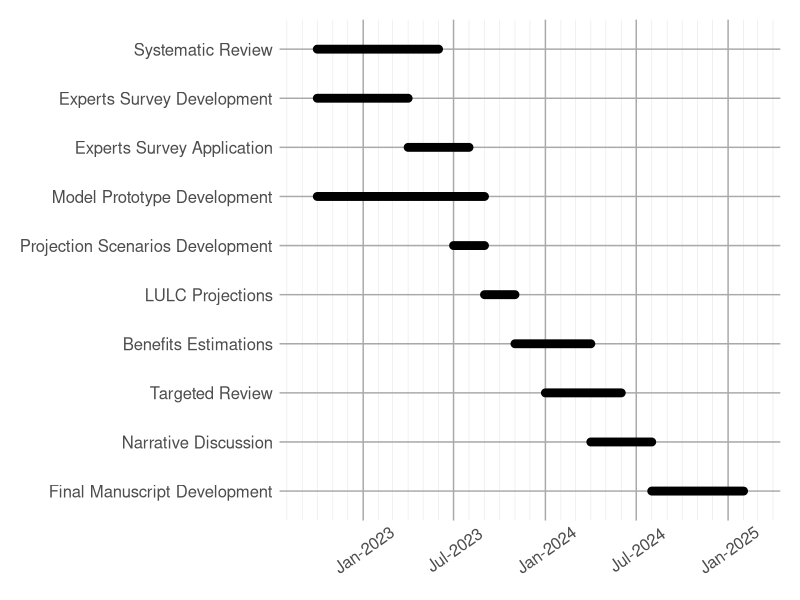

Generate this figure with R:
## ---- chunk 1
#| include: false

library(DiagrammeR)
library(lubridate)
library(tidyverse)

## ---- chunk 2
#| echo: false

grViz(
  "digraph {
  
  graph [layout = dot, 
         rankdir = TD, 
         nodesep = 2, 
         ranksep = 0.5,
         tooltip = ' ']
  
  node [shape = box,
        fontname = Helvetica,
        style = filled,
        fontcolor = '#343a40'
        fillcolor = '#f7f7f9'
        penwidth = 2.5,
        width = 3,
        height = 1.2,
        fontsize = 25,
        tooltip = ' ']

  edge [penwidth = 2.5, 
        arrowsize = 2,
        tooltip = ' ']

  a [label = 'Systematic \n Review', xlabel = '1']
  b [label = 'Experts Survey', xlabel = '1']
  c [label = 'ICLF overview \n data set', xlabel = '1']
  d [label = 'Projections \n Scenarios', xlabel = '2']
  e [label = 'LULC \n Projections', xlabel = '2']
  f [label = 'Benefits \n Estimations', xlabel = '2']
  g [label = 'Targeted \n Review', xlabel = '3']
  h [label = 'Narrative \n Discussion', xlabel = '3']
  
  a -> c b -> c
  c -> d d -> e
  e -> f c -> f
  f -> h g -> h
  
  }"
)

## ---- chunk 3
#| echo: false

grViz(
  "digraph {
  
  graph [layout = dot,
         rankdir = TD, 
         nodesep = 2, 
         ranksep = 0.4,
         tooltip = ' ']
  
  node [shape = box,
        fontname = Helvetica,
        style = filled,
        fontcolor = '#343a40'
        fillcolor = '#f7f7f9'
        penwidth = 2.5,
        width = 3,
        height = 1.2,
        fontsize = 25,
        tooltip = ' ']

  edge [penwidth = 2.5, 
        arrowsize = 2,
        tooltip = ' ']

  a [label = 'Region']
  b [label = 'Species']
  c [label = 'Population']
  d [label = 'Cycle Length']
  e [label = 'Management \n Practices']
  
  a -> b b -> c
  b -> d b -> e
  
  }"
)

## ---- chunk 4
#| echo: false

grViz(
  "digraph {
  
  graph [layout = dot,
         rankdir = LR, 
         nodesep = 1.2, 
         ranksep = 0.5,
         tooltip = ' ']
  
  node [shape = box,
        fontname = Helvetica,
        style = filled,
        fontcolor = '#343a40'
        fillcolor = '#f7f7f9'
        penwidth = 2.5,
        width = 3,
        height = 1.2,
        fontsize = 25,
        tooltip = ' ']

  edge [penwidth = 2.5, 
        arrowsize = 2,
        tooltip = ' ']

  a [label = 'Pasture']
  b [label = 'Transition \n (ICL)']
  c [label = 'ICLF']
  
    node [shape = oval,
        fontname = Helvetica,
        style = filled,
        fontcolor = '#343a40'
        fillcolor = '#f7f7f9'
        penwidth = 2.5,
        width = 3,
        height = 1.2,
        fontsize = 25,
        tooltip = ' ']
        
  e [label = 'Random Variables']
  f [label = 'Expansion \n Scenario']
  
      node [shape = diamond,
        fontname = Helvetica,
        style = filled,
        fontcolor = '#343a40'
        fillcolor = '#f7f7f9'
        penwidth = 2.5,
        width = 3,
        height = 1.2,
        fontsize = 25,
        tooltip = ' ']
        
  d [label = 'Random \n Selection']
  
  a -> d b -> c c -> b 
  d -> b e -> b e -> c
  f -> d
  
  }"
)

## ---- chunk 5
#| echo: false

grViz(height = 500,
  "digraph {
  
  graph [layout = dot,
         rankdir = TD, 
         nodesep = 1.2, 
         ranksep = 0.5,
         tooltip = ' ']
  
  node [shape = box,
        fontname = Helvetica,
        style = filled,
        fontcolor = '#343a40'
        fillcolor = '#f7f7f9'
        penwidth = 2.5,
        width = 3,
        height = 1.2,
        fontsize = 25,
        tooltip = ' ']

  edge [penwidth = 2.5, 
        arrowsize = 2,
        tooltip = ' ']

  a [label = 'Biomass']
  b [label = 'Soil Carbon \n (Century)']
  c [label = 'Productivity']
  d [label = 'Revenue']
  
    node [shape = oval,
        fontname = Helvetica,
        style = filled,
        fontcolor = '#343a40'
        fillcolor = '#f7f7f9'
        penwidth = 2.5,
        width = 3,
        height = 1.2,
        fontsize = 25,
        tooltip = ' ']
        
  e [label = 'Population']      
  f [label = 'Climate']
  g [label = 'Species']
  h [label = 'Management \n Practices']
  
  a -> b a -> c c -> d 

  e -> a e -> c
  f -> a f -> b f -> c
  g -> a g ->b g -> c
  h -> d
  
  }"
)

## ---- chunk 6
#| echo: false

schedule_table <- 
  bind_rows(
    list(
      activity = "Systematic Review",
      start = "01-10-2022",
      end = "01-06-2023",
      section = 1
    ),
    list(
      activity = "Experts Survey Development",
      start = "01-10-2022",
      end = "01-04-2023",
      section = 1
    ),
    list(
      activity = "Experts Survey Application",
      start = "01-04-2023",
      end = "01-08-2023",
      section = 1
    ),
    list(
      activity = "Model Prototype Development",
      start = "01-10-2022",
      end = "01-09-2023",
      section = 2
    ),
    list(
      activity = "Projection Scenarios Development",
      start = "01-07-2023",
      end = "01-09-2023",
      section = 2
    ),
    list(
      activity = "LULC Projections",
      start = "01-09-2023",
      end = "01-11-2023",
      section = 2
    ),
    list(
      activity = "Benefits Estimations",
      start = "01-11-2023",
      end = "01-04-2024",
      section = 2
    ),
    list(
      activity = "Targeted Review",
      start = "01-01-2024",
      end = "01-06-2024",
      section = 3
    ),
    list(
      activity = "Narrative Discussion",
      start = "01-04-2024",
      end = "01-08-2024",
      section = 3
    ),
    list(
      activity = "Final Manuscript Development",
      start = "01-08-2024",
      end = "01-02-2025",
      section = NA
    )
  )

schedule_table <- schedule_table %>%
  mutate(
    start = dmy(start),end = dmy(end),
    activity = factor(activity, levels = activity)
  ) %>%
  pivot_longer(
    cols = c(start, end),
    names_to = "when",
    values_to = "date"
  )

schedule_table %>%
    ggplot() +
    geom_line(
      aes(x = date, y = activity), 
      size = 3, 
      lineend = "round"
    ) +
    scale_y_discrete(limits = rev) +
    scale_x_date(
      date_labels = "%b-%Y", 
      date_breaks = "6 months", 
      date_minor_breaks = "1 month",
      limits = c(ymd("2022-09-01"), ymd("2025-03-01"))
    ) +
    labs(color = "Section") +
    theme_minimal() + 
    theme(
      text = element_text(family = "sans", size = 15),
      panel.grid.major = element_line(color = "#a9a9a9"),
      axis.title = element_blank(),
      axis.text.x = element_text(angle = 35, vjust = 0.6),
      plot.margin = margin(0.5, 0.5, 0.5, 0.5, "cm"),
      legend.position = "bottom"
    )
